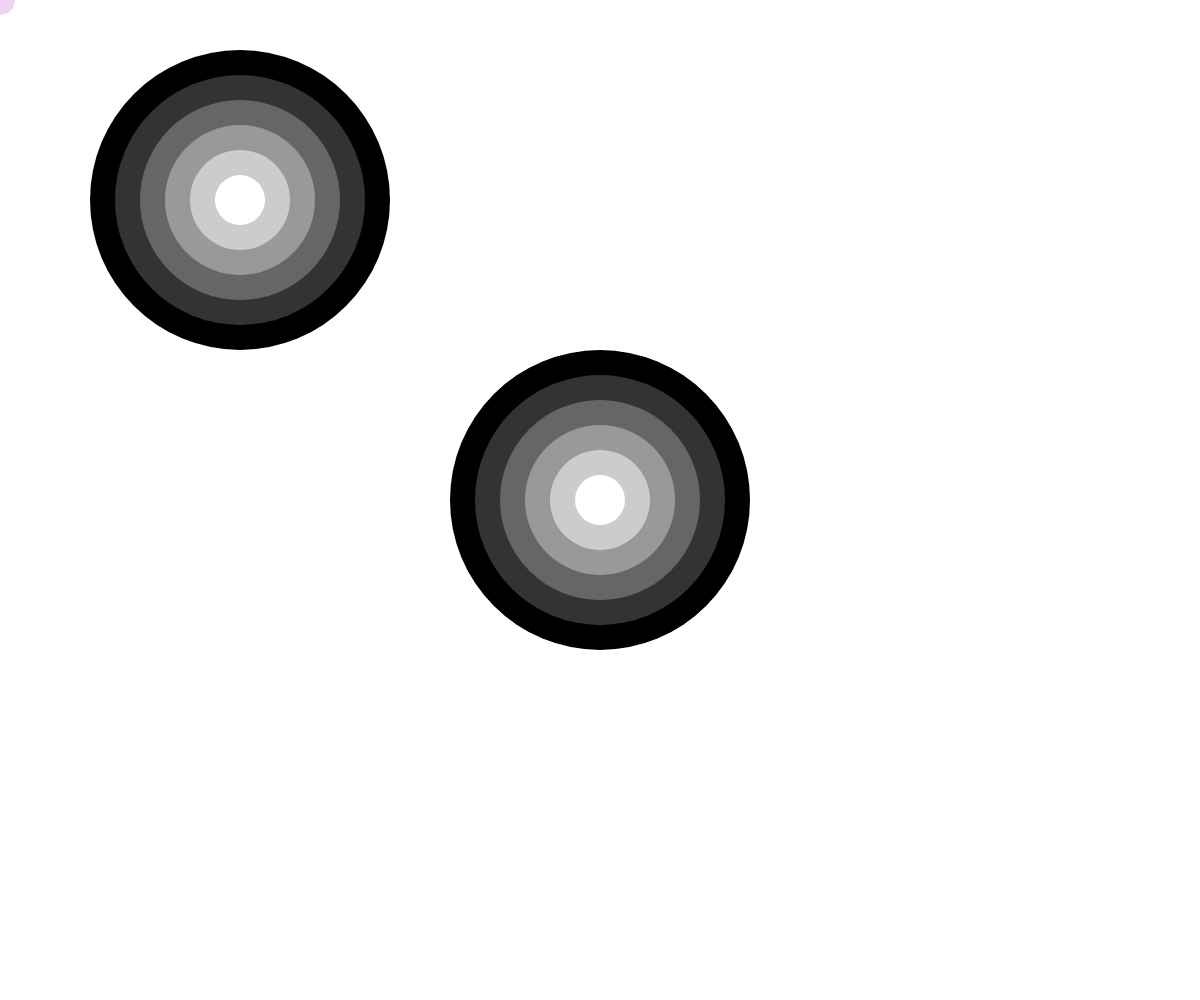
Frame 1 (no input)
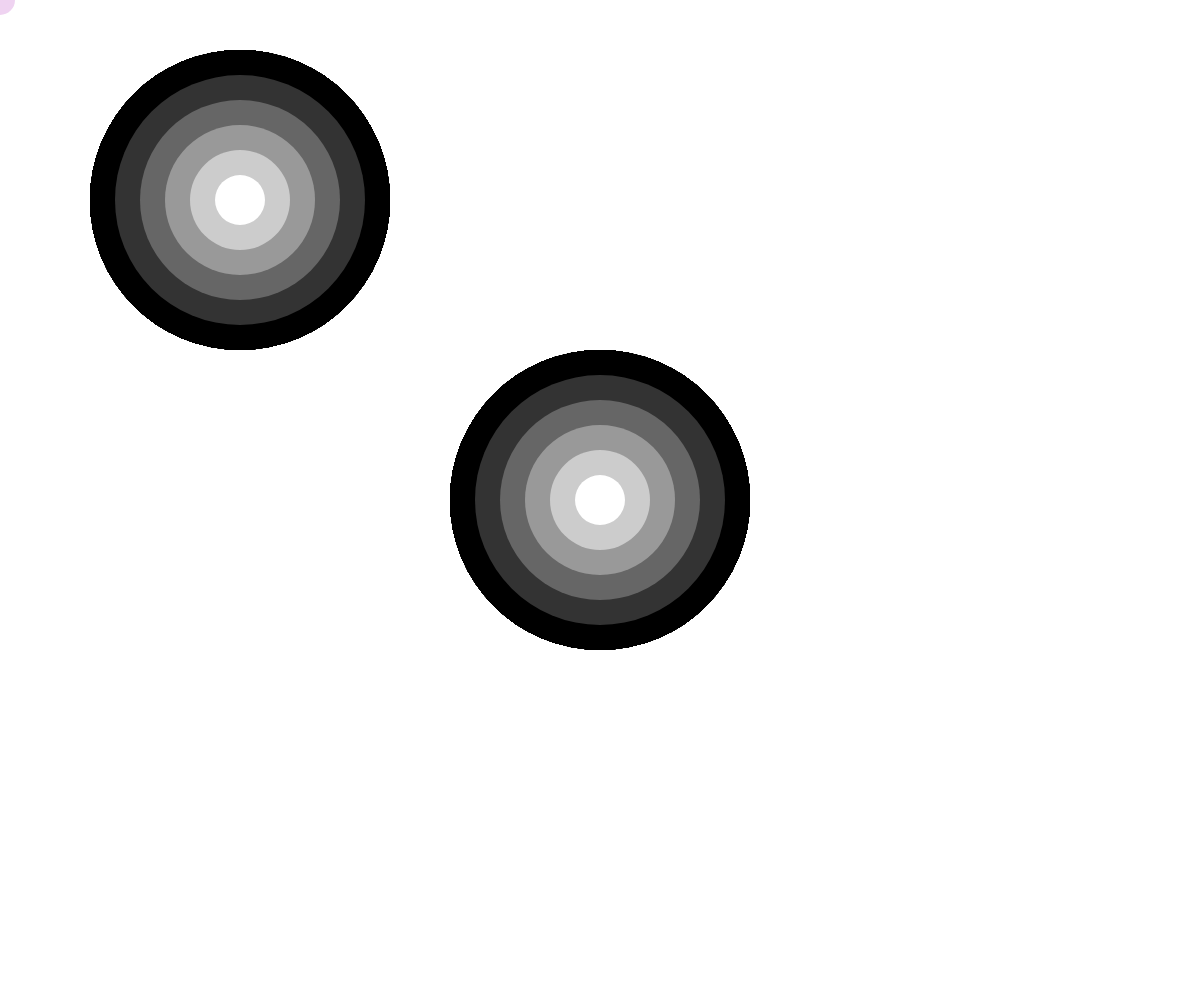
Frame 60 (no input)
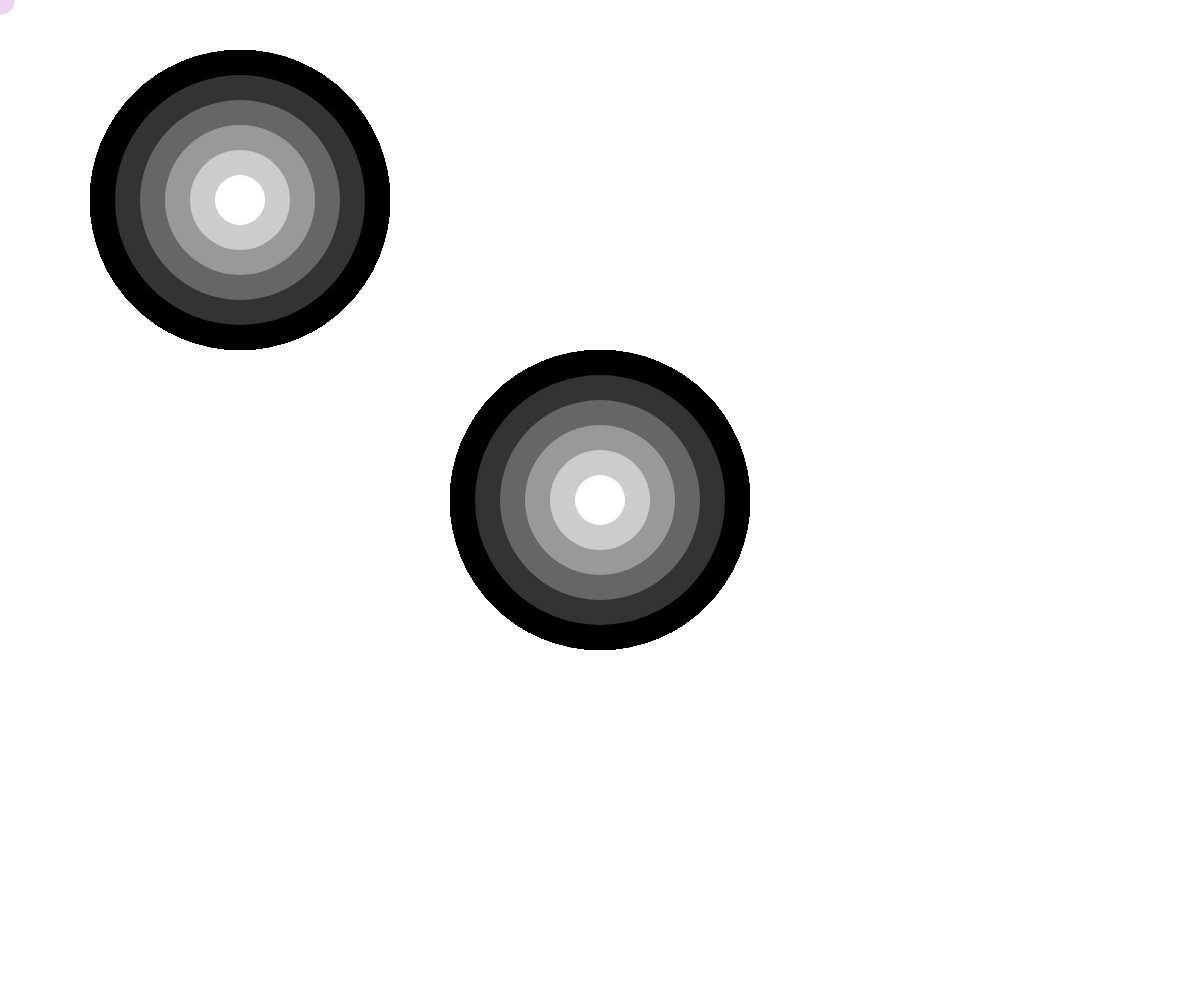
Frame 120 (the mouse pressed at the canvas centre since frame 60)

The p5.js sketch that drew these frames (run headless with seeded random() and noise() and a simulated clock; from frame 60 on, the mouse is pressed at the canvas centre):

// p5.js sketch
// ── sketch.js

let canvas

function setup(){
    createCanvas(windowWidth,windowHeight);
    background(255);


}

function windowResized(){
    resizeCanvas(windowWidth,windowHeight);
}

function draw() {
;
  
  for (let i=0; i<6; i++){
    noStroke();
    fill(255*(i/5));
    ellipse(width/2, height/2, 300-(i*50), 300-(i*50));
    ellipse(width/5, height/5, 300-(i*50), 300-(i*50));
    ellipse(1500, 800, 300-(i*50), 300-(i*50));
  }
  
}

function mouseMoved(){
 drawThing(mouseX,mouseY);
}

function drawThing(_x,_y){
    strokeWeight(0)
    fill(random(200,255),random(200,255),random(200,255));
 ellipse(_x, _y,30, 30)
}
